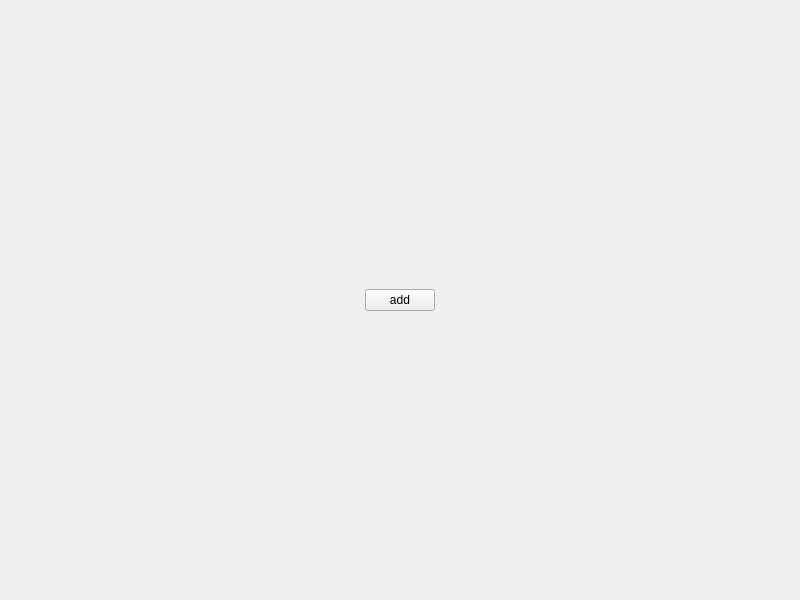
<?xml version="1.0" encoding="UTF-8"?>
<ui version="4.0">
 <class>MainWindow</class>
 <widget class="QMainWindow" name="MainWindow">
  <property name="geometry">
   <rect>
    <x>0</x>
    <y>0</y>
    <width>800</width>
    <height>600</height>
   </rect>
  </property>
  <property name="minimumSize">
   <size>
    <width>500</width>
    <height>0</height>
   </size>
  </property>
  <property name="windowTitle">
   <string>MainWindow</string>
  </property>
  <widget class="QWidget" name="centralwidget">
   <layout class="QHBoxLayout" name="horizontalLayout_2">
    <item>
     <widget class="QPushButton" name="btn_add">
      <property name="maximumSize">
       <size>
        <width>70</width>
        <height>16777215</height>
       </size>
      </property>
      <property name="text">
       <string>add</string>
      </property>
     </widget>
    </item>
    <item>
     <layout class="QHBoxLayout" name="horizontalLayout"/>
    </item>
   </layout>
  </widget>
 </widget>
 <resources/>
 <connections/>
</ui>
